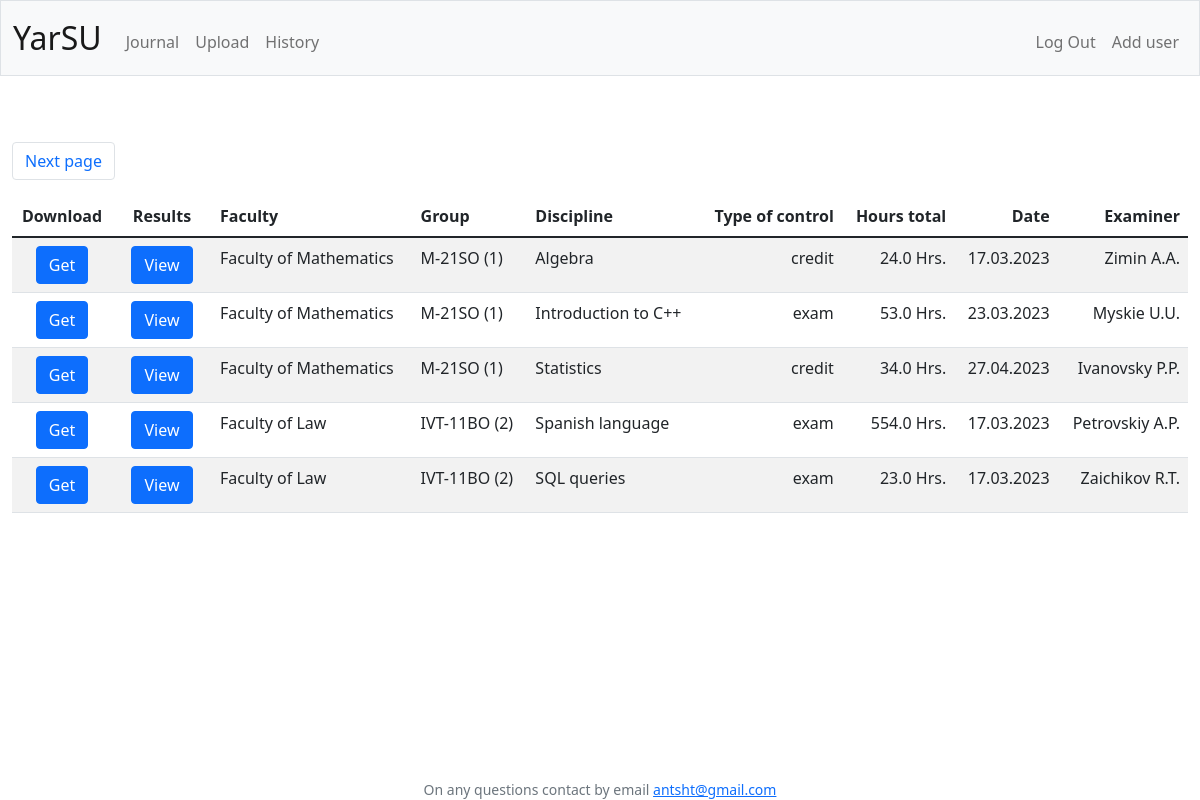
The page / (signed in) on the database its author committed.
### tables this page shows
CREATE TABLE "vedomosti" (
	"id"	INTEGER NOT NULL UNIQUE,
	"group_id"	INTEGER NOT NULL,
	"discipline"	TEXT NOT NULL,
	"control_type"	TEXT NOT NULL,
	"name_of_ekzaminator"	TEXT NOT NULL,
	"hours_total"	INTEGER NOT NULL,
	"control_date"	TEXT NOT NULL,
	PRIMARY KEY("id" AUTOINCREMENT)
);

CREATE TABLE "facultets" (
	"id"	INTEGER NOT NULL UNIQUE,
	"name"	TEXT NOT NULL UNIQUE,
	PRIMARY KEY("id")
);

CREATE TABLE "groups" (
	"id"	INTEGER NOT NULL UNIQUE,
	"name"	TEXT NOT NULL UNIQUE,
	"facultet"	INTEGER NOT NULL DEFAULT 0,
	"uplan"	INTEGER NOT NULL DEFAULT 0,
	"kurs"	INTEGER NOT NULL DEFAULT 0,
	PRIMARY KEY("id")
);

### app.py (the view)
@app.route("/", methods=["GET", "POST"])
@login_required
def index():
    if request.method == "GET":
        page = request.args.get('page', 1, type=int)
        vedomosti = get_vedomosti(id=None, page=page)
        pages_total = get_vedomosti_pages()
        print(pages_total)
        paging = {
        "has_prev": True if page != 1 else False,
        "has_next": True if page != pages_total else False,
        "curr_page": page,
        "prev_num": page if page == 1 else page - 1,
        "next_num": (page + 1) if page != pages_total else page
        }
        if request.args.get("ved") is not None and len(request.args.get("ved")) > 0:
            students = get_students(request.args.get("ved"))
            return render_template("index.html", vedomosti=vedomosti, paging=paging, students=students)
        else:
            return render_template("index.html", vedomosti=vedomosti, paging=paging, students=[])
    if request.method == "POST":
        id = int(request.form.get("id"))
        xlsx_file = generate_xlsx_ved(id)
        return send_file(xlsx_file, download_name="output.xlsx", as_attachment=True)

### app.py (called while the page is built)
@app.after_request
def after_request(response):
    response.headers["Cache-Control"] = "no-cache, no-store, must-revalidate"
    response.headers["Expires"] = 0
    response.headers["Pragma"] = "no-cache"
    return response

### database.py (called while the page is built)
def get_vedomosti_pages():
    return int(db.execute("SELECT COUNT(*) AS CNT FROM vedomosti;")[0]["CNT"]) // 5 + 1

### helpers.py (called while the page is built)
def login_required(f):
    @wraps(f)
    def decorated_function(*args, **kwargs):
        if session.get("user_id") is None:
            return redirect("/login")
        return f(*args, **kwargs)
    return decorated_function

def format_hrs(value):
    return f"{value:,.1f} Hrs."

### sql.py (called while the page is built, shortened)
def _enable_logging(f):
    import logging
    import functools
    import os
    @functools.wraps(f)
    def decorator(*args, **kwargs):
        try:
            import flask
        except ModuleNotFoundError:
            return f(*args, **kwargs)
        disabled = logging.getLogger("cs50").disabled
        if flask.current_app and os.getenv("FLASK_ENV") == "development":
            logging.getLogger("cs50").disabled = False
        try:
            return f(*args, **kwargs)
        finally:
            logging.getLogger("cs50").disabled = disabled
    return decorator

def _parse_placeholder(token):
    import re
    import sqlparse
    if not isinstance(token, sqlparse.sql.Token) or token.ttype != sqlparse.tokens.Name.Placeholder:
        raise TypeError()
    if token.value == "?":
        return "qmark", None

    def _disconnect(self):
        if hasattr(_data, self._name()):
            getattr(_data, self._name()).close()
            delattr(_data, self._name())

    def _name(self):
        return str(hash(self))

        def connect(dbapi_connection, connection_record):
            try:
                if isinstance(dbapi_connection, sqlite3.Connection):  # If back end is sqlite
                    cursor = dbapi_connection.cursor()
                    cursor.execute("PRAGMA foreign_keys=ON")
                    cursor.close()
            except Exception:
                pass

### templates/index.html (shortened to what this page needs)
{% extends "layout.html" %}
{% block main %}
<nav>
    <ul class="pagination">
      {% if paging.has_next %}
        <li class="page-item">
          <a class="page-link" href="{{ url_for('index', page=paging.next_num) }}">Next page</a>
        </li>
      {% endif %}
    </ul>
  </nav>
    <table class="table table-striped">
        <thead>
            <tr><th class="text-center fixed-width">Download</th>
                <th class="text-center fixed-width">Results</th>
                <th class="text-start">Faculty</th>
                <th class="text-start">Group</th>
                <th class="text-start">Discipline</th>
                <th class="text-end">Type of control</th>
                <th class="text-end">Hours total</th>
                <th class="text-end">Date</th>
                <th class="text-end">Examiner</th>
            </tr>
        </thead>
        <tbody>
            {% for vedomost in vedomosti %}
                <tr>
                    <td  class="text-center">
                        <form action="/" method="post">
                        <button class="btn btn-primary" type="submit">Get</button>
                        </form>
                    </td>
                    <td  class="text-center">
                        <form action="/" method="get">
                        <button class="btn btn-primary" type="submit">View</button>
                        </form>
                    </td>
                    <td class="text-start">{{ vedomost.f_name }}</td>
                    <td class="text-start">{{ vedomost.g_name }} ({{ vedomost.group_id }})</td>
                    <td class="text-start">{{ vedomost.discipline }}</td>
                    <td class="text-end">{{ vedomost.control_type }}</td>
                    <td class="text-end">{{ vedomost.hours_total | hrs }}</td>
                    <td class="text-end">{{ vedomost.control_date }}</td>
                    <td class="text-end">{{ vedomost.name_of_ekzaminator }}</td>
                </tr>
            {% endfor %}
        </tbody>
{% endblock %}

### static/styles.css (style rules this page uses)
.fixed-width { width: 100px; }

### rows shown on the page
vedomosti: f_name "Faculty of Mathematics", g_name "M-21SO", group_id "1", discipline "Algebra", control_type "credit", hours_total|hrs "24.0 Hrs.", control_date "17.03.2023", name_of_ekzaminator "Zimin A.A."
vedomosti: f_name "Faculty of Mathematics", g_name "M-21SO", group_id "1", discipline "Introduction to C++", control_type "exam", hours_total|hrs "53.0 Hrs.", control_date "23.03.2023", name_of_ekzaminator "Myskie U.U."
vedomosti: f_name "Faculty of Mathematics", g_name "M-21SO", group_id "1", discipline "Statistics", control_type "credit", hours_total|hrs "34.0 Hrs.", control_date "27.04.2023", name_of_ekzaminator "Ivanovsky P.P."
vedomosti: f_name "Faculty of Law", g_name "IVT-11BO", group_id "2", discipline "Spanish language", control_type "exam", hours_total|hrs "554.0 Hrs.", control_date "17.03.2023", name_of_ekzaminator "Petrovskiy A.P."
vedomosti: f_name "Faculty of Law", g_name "IVT-11BO", group_id "2", discipline "SQL queries", control_type "exam", hours_total|hrs "23.0 Hrs.", control_date "17.03.2023", name_of_ekzaminator "Zaichikov R.T."
